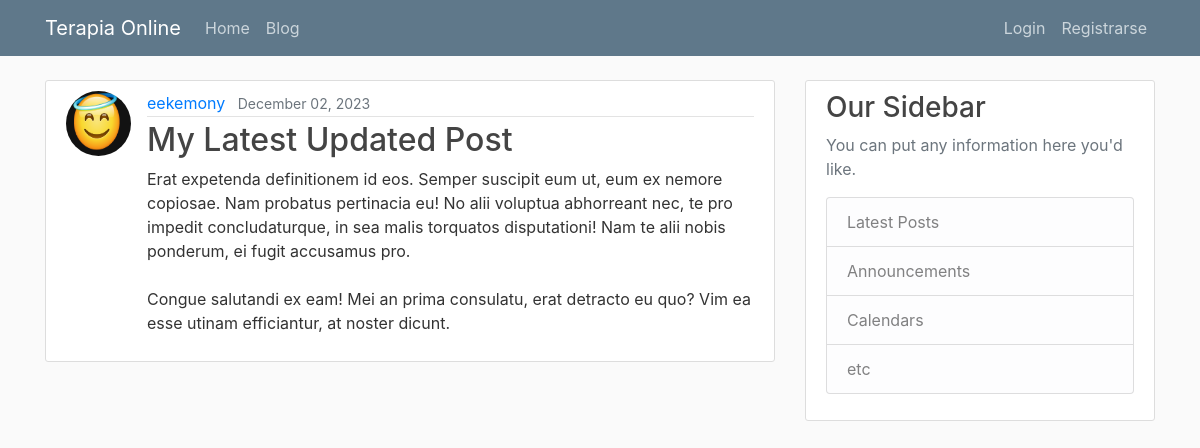
The app's page /blog/post/86/ with its own data.
### blog/models.py (models this page shows, shortened)
class Post(models.Model):
    title = models.CharField(max_length=100)
    content = models.TextField()
    date_posted = models.DateTimeField(default=timezone.now)
    author = models.ForeignKey(User, on_delete=models.CASCADE)
    def get_absolute_url(self):
        return reverse('blog:post-detalle', kwargs={"pk": self.pk})
    """
    In Django, the get_absolute_url method is used to get the canonical URL for an object. It tells Django how to calculate the URL for an object. In your Post model, the get_absolute_url method is using the reverse function to return the URL for the detail view of the post.

    The reverse function in Django is used to generate URLs by reversing the URL patterns defined in your urls.py. It takes a URL pattern name as its first argument and any arguments for the URL pattern as keyword arguments. In your case, reverse('post-detail', kwargs={'pk': self.pk}) is generating a URL for the post-detail view, passing the posts primary key (self.pk) as an argument.

    On the other hand, redirect is a function that returns an HttpResponseRedirect to the appropriate URL for the arguments passed. It can take a model, view name, or URL as its argument, and it will use get_absolute_url if a model is passed.

    So, the main difference between redirect and reverse is that redirect actually sends a redirect response to the user, while reverse simply calculates a URL. You would use reverse when you want to calculate a URL to use elsewhere in your code, and redirect when you want to send the user to a different page in response to an action (like creating a new post).
    """

### users/models.py (models this page shows, shortened)
class Profile(models.Model):
    user = models.OneToOneField(User, on_delete=models.CASCADE) #Delete profile when user is deleted.
    image = models.ImageField(default='default.jpg', upload_to='profile_pics')

### blog/views.py (the view)
# urls.py: path('post/<int:pk>/', PostDetailView.as_view(), name='post-detalle'),
class PostDetailView(DetailView):
    model = Post

### blog/templates/blog/post_detail.html (shortened to what this page needs)
{% extends "main/base.html" %}
{% block contenido %}
    <article class="media content-section">
        <img class="rounded-circle article-img" src="{{ object.author.profile.image.url }}" alt="">
        <div class="media-body">
            {% include "blog/article_metadata.html" %}
            <h2 class="article-title">{{ object.title }}</h2>
            <p class="article-content">{{ object.content }}</p>
        </div>
    </article>
{% endblock contenido %}

### blog/templates/blog/article_metadata.html (shortened to what this page needs)
    <div class="article-metadata">
        <a class="mr-2" href="{% url 'blog:user-posts' object.author.username %}">{{ object.author }}</a>
        <small class="text-muted">{{ object.date_posted|date:"F d, Y" }}</small>
    </div>

### main/static/main/main.css (style rules this page uses)
body { background: #fafafa; color: #333333; margin-top: 5rem; }
h1, h2, h3, h4, h5, h6 { color: #444444; }
.content-section { background: #ffffff; padding: 10px 20px; border: 1px solid #dddddd; border-radius: 3px; margin-bottom: 20px; }
.article-title { color: #444444; }
.article-content { white-space: pre-line; }
.article-img { height: 65px; width: 65px; margin-right: 16px; }
.article-metadata { padding-bottom: 1px; margin-bottom: 4px; border-bottom: 1px solid #e3e3e3 }

### records on screen
Post: author.profile.image (placeholder picture), author "eekemony", date_posted "December 02, 2023", title "My Latest Updated Post", content "Erat expetenda definitionem id eos. Semper suscipit eum ut, eum ex nemore copiosae. Nam probatus pertinacia eu! No alii voluptua abhorreant nec, te pro impedit concludaturque, in sea malis torquatos disputationi! Nam te alii nobis ponderum, ei fugit accusamus pro. Congue salutandi ex eam! Mei an prima consulatu, erat detracto eu quo? Vim ea esse utinam efficiantur, at noster dicunt."
